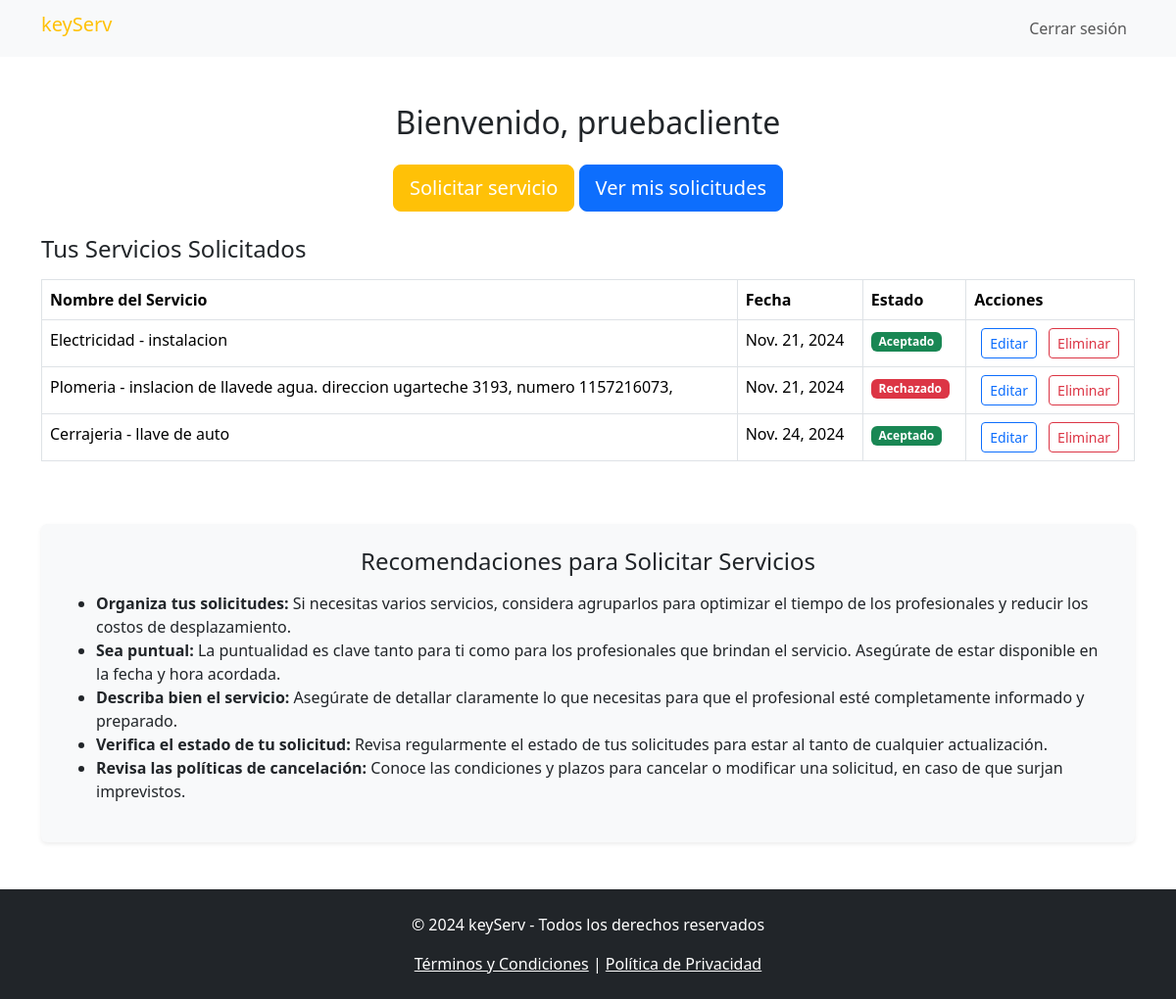
Page /solicitudes/listado_solicitudes_cliente/ (signed in) on the earlier database version.
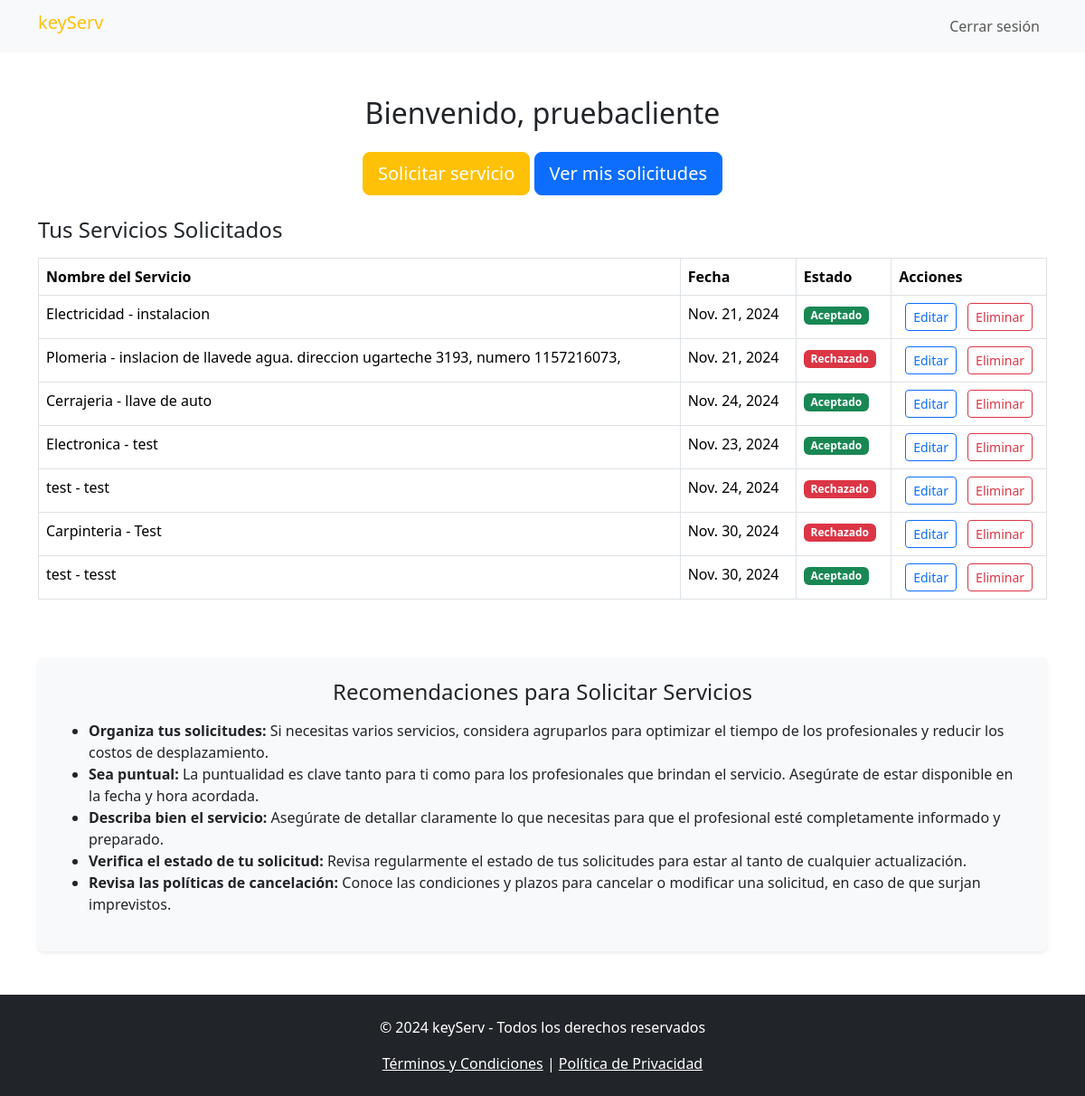
Same page on the later database version.
### apps/solicitudes/models.py (models this page shows, shortened)
class Solicitud(models.Model):
    cliente = models.ForeignKey(Cliente, on_delete=models.CASCADE)
    servicio = models.ForeignKey(Servicio, on_delete=models.CASCADE)
    fecha_solicitud = models.DateField(auto_now_add=True)
    fecha_servicio = models.DateField()
    estado = models.CharField(max_length=10, default='Pendiente')

### apps/servicios/models.py (models this page shows, shortened)
class Servicio(models.Model):
    nombre_servicio = models.CharField(max_length=100)
    descripcion = models.TextField()

### apps/solicitudes/views.py (the view)
# urls.py: path('listado_solicitudes_cliente/', views.SolicitudesClienteView.as_view(), name='listado_solicitudes_cliente'),
class SolicitudesClienteView(TemplateView):
    template_name = "dashboard_cliente.html"
    def get_context_data(self, **kwargs):
        contexto = super().get_context_data(**kwargs)
        cliente = self.request.user.cliente
        contexto['solicitudes'] = Solicitud.objects.filter(cliente=cliente)
        return contexto

### apps/usuarios/templates/dashboard_cliente.html (shortened to what the changed rows need)
{% extends 'base.html' %}
{% block navbar %}
    <nav class="navbar navbar-expand-lg navbar-light bg-light">
        <div class="container">
            <h1 class="navbar-brand text-warning" href="#">keyServ</h1>
        </div>
    </nav>
{% endblock %}
{% block content %}
  <main class="container py-5 d-flex flex-column min-vh-100">
    <section>
        <h2 class="text-center text-dark mb-4">Bienvenido, {{ user.username }}</h2>
        <div class="table-responsive mt-3">
            <table class="table table-bordered table-hover">
                <thead class="bg-dark text-white">
                    <tr>
                        <th>Nombre del Servicio</th>
                        <th>Fecha</th>
                        <th>Estado</th>
                        <th>Acciones</th>
                    </tr>
                </thead>
                <tbody>
                    {% for solicitud in solicitudes %}
                    <tr>
                        <td>{{ solicitud.servicio.nombre_servicio }} - {{ solicitud.servicio.descripcion }}</td>
                        <td>{{ solicitud.fecha_servicio }}</td>
                        <td>
                            <span class="badge
                                {% if solicitud.estado == 'Pendiente' %}bg-primary
                                {% elif solicitud.estado == 'Aceptado' %}bg-success
                                {% elif solicitud.estado == 'Rechazado' %}bg-danger
                                {% else %}bg-secondary{% endif %}">
                                {{ solicitud.estado }}
                            </span>
                        </td>
                        <td class="text-center">
                            <a href="{% url 'actualizar_solicitud' solicitud.id %}" class="btn btn-outline-primary btn-sm me-2">
                                 Editar
                            </a>
                            <button class="btn btn-outline-danger btn-sm" onclick="confirmDelete({{solicitud.id}})">
                                 Eliminar
                            </button>
                        </td>
                    </tr>
                    {% empty %}
                    <tr>
                        <td colspan="4" class="text-center">Para ver los servicios que has solicitado, haz clic en el botón 'Ver mis solicitudes' y consulta el estado de tus solicitudes.</td>
                    </tr>
                    {% endfor %}
                </tbody>
            </table>
        </div>
    </section>
</main>
{% endblock %}

Differences in the rows shown:
added Solicitud: servicio.nombre_servicio "Electronica", servicio.descripcion "test", fecha_servicio "Nov. 23, 2024", estado "Aceptado"
added Solicitud: servicio.nombre_servicio "test", servicio.descripcion "test", fecha_servicio "Nov. 24, 2024", estado "Rechazado"
added Solicitud: servicio.nombre_servicio "Carpinteria", servicio.descripcion "Test", fecha_servicio "Nov. 30, 2024", estado "Rechazado"
added Solicitud: servicio.nombre_servicio "test", servicio.descripcion "tesst", fecha_servicio "Nov. 30, 2024", estado "Aceptado"
